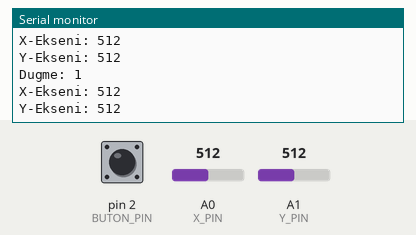
The sketch below on a simulated Arduino Uno, built with avr-gcc and run on an emulated ATmega328P. Shown: the last lines printed to the serial monitor. Inputs (shaded band) come from the test bench; at power-on: A0 (X_PIN) = 512, A1 (Y_PIN) = 512, pin 2 (BUTON_PIN) HIGH.

Above: at 1.3 s.
1.4 s: A0 (X_PIN) set to 716
At 1.82 s:
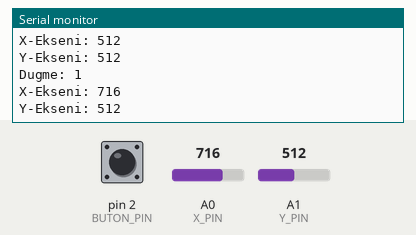
2.9 s: A1 (Y_PIN) set to 716
At 3.32 s:
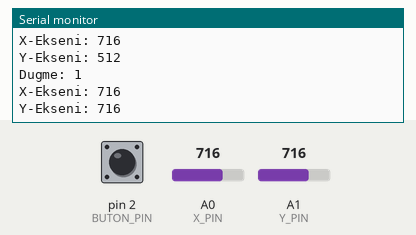
4.4 s: pin 2 (BUTON_PIN) pulled LOW for 0.6 s
6.5 s: A0 (X_PIN) set to 900
At 6.83 s:
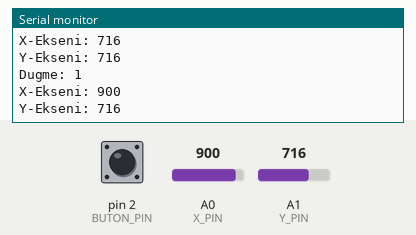
8.0 s: A1 (Y_PIN) set to 900
At 8.33 s:
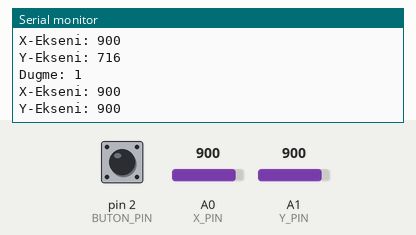
Timing chart, 0 to 10.5 s (numbered marks = the images above; inputs shaded):
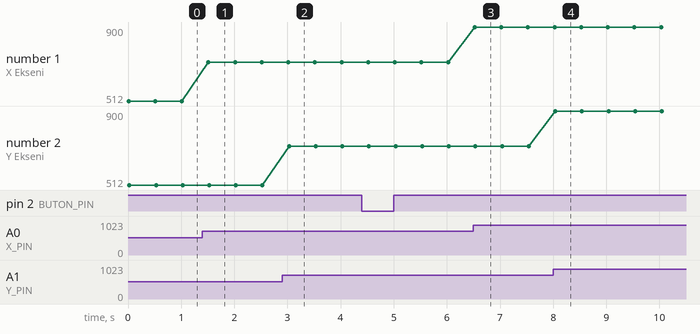

The sketch:

joystick_serial_monitor.ino
```cpp
const int BUTON_PIN = 2;
const int X_PIN = 0;
const int Y_PIN = 1;

void setup() {
pinMode(BUTON_PIN, INPUT);
digitalWrite(BUTON_PIN, HIGH);
Serial.begin(9600);
}

void loop() {
Serial.print("Dugme: ");
Serial.println(digitalRead(BUTON_PIN));
Serial.print("\n");
Serial.print("X-Ekseni: ");
Serial.print(analogRead(X_PIN));
Serial.print("\n");
Serial.print("Y-Ekseni: ");
Serial.println(analogRead(Y_PIN));
Serial.print("\n\n");
delay(500);
}
```

Measured:
- after the input at 1.4 s, the serial monitor: prints a new line after 0.11 s (image 1)
- after the input at 2.9 s, the serial monitor: prints a new line after 0.13 s (image 2)
- after the input at 6.5 s, the serial monitor: prints a new line at once (image 3)
- after the input at 8.0 s, the serial monitor: prints a new line at once (image 4)
- plotted number 1: 512 → 716 after the input at 1.4 s, 716 → 900 after the input at 6.5 s
